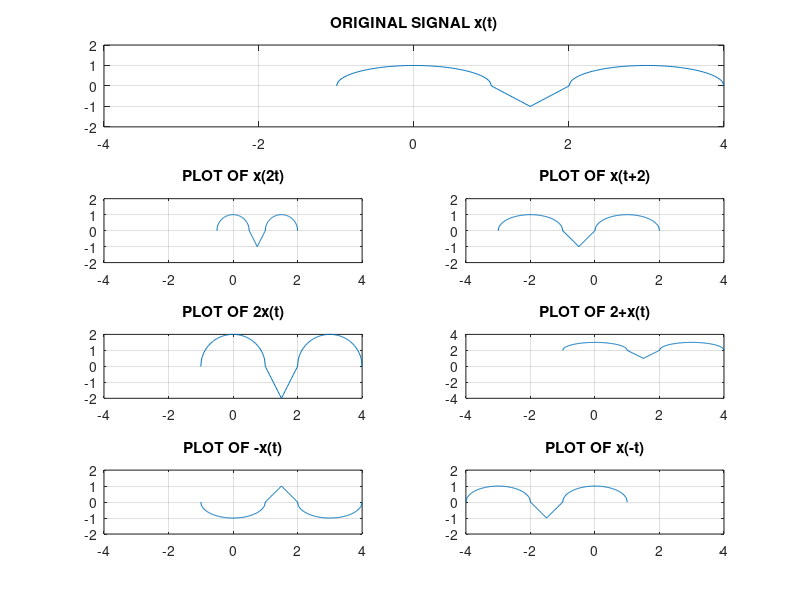

MATLAB code to generate this figure:
clear all;
close all;
clc;
x=linspace(-1,1,100);
y=sqrt(1-(x.^2));
a=linspace(2,4,100)
b=sqrt(1-(a-3).^2)
c=linspace(1,1.5,25);
y1=2*(1-c);
d=linspace(1.5,2,25);
y2=(d-2)/0.5;
z1=[x c];
z2=[z1 d];
z=[z2 a];
q1=[y y1];
q2=[q1 y2];
q=[q2 b];
subplot(4,2,[1 2]);
plot(z,q);
title("ORIGINAL SIGNAL x(t)")
xlim([-4 4]);
ylim([-2 2]);
grid on;
subplot(4,2,3);
plot(z.*0.5,q);
title("PLOT OF x(2t)")
xlim([-4 4]);
ylim([-2 2]);
grid on;
subplot(4,2,4);
plot(z-2,q);
title("PLOT OF x(t+2)")
xlim([-4 4]);
ylim([-2 2]);
grid on;
subplot(4,2,5);
plot(z,q.*2);
title("PLOT OF 2x(t)")
xlim([-4 4]);
ylim([-2 2]);
grid on;
subplot(4,2,6);
plot(z,q+2);
title("PLOT OF 2+x(t)")
xlim([-4 4]);
ylim([-4 4]);
grid on;
subplot(4,2,7);
plot(z,q.*-1);
title("PLOT OF -x(t)")
xlim([-4 4]);
ylim([-2 2]);
grid on;
subplot(4,2,8);
plot(z.*-1,q);
title("PLOT OF x(-t)")
xlim([-4 4]);
ylim([-2 2]);
grid on;
